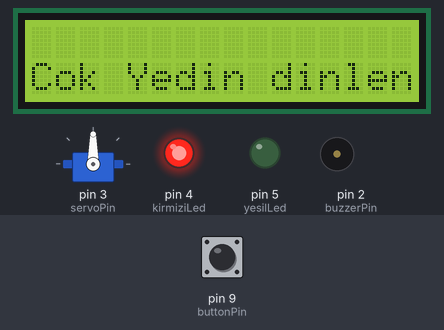
The sketch below on a simulated Arduino Uno, built with avr-gcc and run on an emulated ATmega328P. Parts: 16×2 character LCD, servo, output pins drawn as LEDs (lit = HIGH), buzzer (waves = sounding, pin HIGH). Inputs (shaded band) come from the test bench; at power-on: pin 9 (buttonPin) LOW.

Above: at 1.2 s.
1.3 s: pin 9 (buttonPin) pulled HIGH for 3.2 s
At 2.8 s:
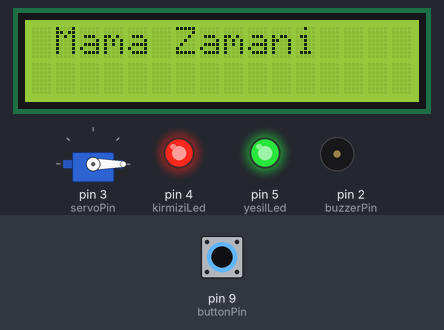
6.0 s: pin 9 (buttonPin) pulled HIGH for 0.25 s
At 8.3 s:
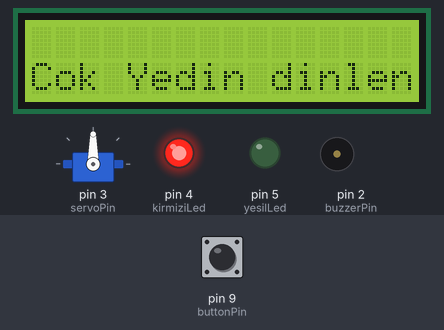
9.2 s: pin 9 (buttonPin) pulled HIGH for 3.2 s
At 12.2 s:
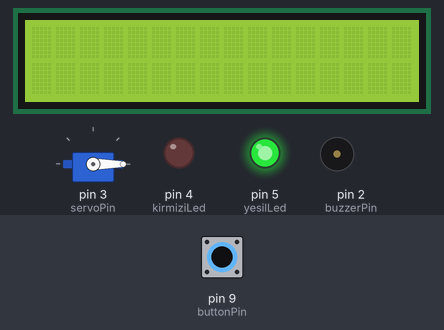
15.4 s: pin 9 (buttonPin) pulled HIGH for 1 s
At 17.2 s:
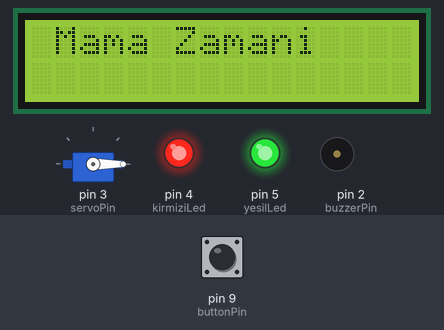
Timing chart, 0 to 19.1 s (numbered marks = the images above; inputs shaded):
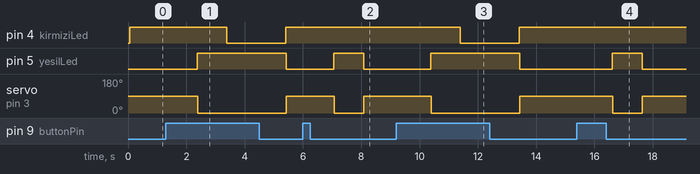

Measured:
- after the input at 1.3 s, pin 4 (kirmiziLed): HIGH → LOW after 2.1 s, → HIGH 2.0 s later; pin 5 (yesilLed): LOW → HIGH after 1.1 s, → LOW 3.0 s later; servo on pin 3 (servoPin): 90° → 0° after 1.1 s, → 90° 3.0 s later
- after the input at 6.0 s, pin 5 (yesilLed): LOW → HIGH after 1.1 s, → LOW 1.0 s later; servo on pin 3 (servoPin): 90° → 0° after 1.1 s, → 90° 1.0 s later
- after the input at 9.2 s, pin 4 (kirmiziLed): HIGH → LOW after 2.2 s, → HIGH 2.0 s later; pin 5 (yesilLed): LOW → HIGH after 1.2 s, → LOW 3.0 s later; servo on pin 3 (servoPin): 90° → 0° after 1.2 s, → 90° 3.0 s later
- after the input at 15.4 s, pin 5 (yesilLed): LOW → HIGH after 1.2 s, → LOW 1.0 s later; servo on pin 3 (servoPin): 90° → 0° after 1.2 s, → 90° 1.0 s later
- what the display in image 1 shows lasts 1.0 s, from 2.4 s to 3.4 s
- what the display in image 2 shows lasts 0.4 s, from 8.1 s to 8.5 s

The sketch:

proje.ino
```cpp
#include <LiquidCrystal_I2C.h>
#include <Wire.h>
#include <Servo.h>

LiquidCrystal_I2C mama(0x27,16,2);

Servo kap;
int buttonPin = 9;
int buttonDeger ;
int servoPin = 3;
int buzzerPin = 2;
int kirmiziLed = 4;
int yesilLed = 5;


void setup() {
  mama.init();
  mama.backlight();
  kap.attach(servoPin);
  pinMode(buttonPin, INPUT);
  pinMode(kirmiziLed,OUTPUT);
  pinMode(yesilLed,OUTPUT);
  pinMode(buzzerPin,OUTPUT);


}

void loop() {
  buttonDeger = digitalRead(buttonPin);
  Serial.print("Buton Degerim:");
  Serial.println(buttonDeger);
  if(buttonDeger==1){
   delay(1000); // 1 saniye kadar 0 derece görelim
   kap.write(0);
   digitalWrite(yesilLed,HIGH);
   mama.setCursor(1,0);
   mama.print("Mama Zamani ");
   delay(1000);
   digitalWrite(kirmiziLed,LOW);

  }


  else if(buttonDeger==0){
   kap.write(90);
   digitalWrite(kirmiziLed,HIGH);
   mama.setCursor(0,1);
   mama.print("Cok Yedin dinlen");
   digitalWrite(yesilLed,LOW);
   delay(200);


  }
mama.clear();
}
```
